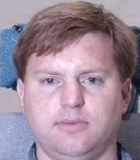
#> input picture CHAPTER3_Filter_Algorithms/3-1 Convolution_Example/006_01_01_051_08.png, 140 x 160 px, found by its file name
$ python 3-1_Convolution_Example.py
#> lines starting #> are read from the running program, lines starting #| are printed output that depends on the picture; after the words box and inside, x2 and y2 are one past the last pixel; in counts of white or black regions, pixels touching at a corner belong together; long printed decimals are rounded
import cv2
import os
import numpy as np

KERNAL_SIZE = 3
STRIDE = 1
PADDING =  (KERNAL_SIZE - STRIDE)/2
PADDING = int(PADDING)
img = cv2.imread('C:\\Users\\ptthi\\OneDrive\\Desktop\\PRACTICE_ON_COMPUTER_VISION\\CHAPTER3_Filter_Algorithms\\3-1 Convolution_Example\\006_01_01_051_08.png')
#> img is the input picture: shape (160, 140, 3); mean B, G, R 150.2, 135.5, 155.5
img = cv2.resize(img,(28,32))
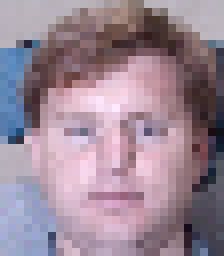
#> img: shape (32, 28, 3) (shown 8 times larger); mean B, G, R 149.6, 135, 154.9
img = cv2.cvtColor(img,cv2.COLOR_RGB2GRAY)
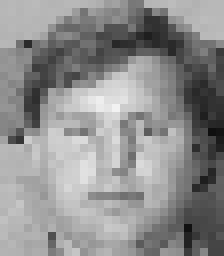
#> img: shape (32, 28) (shown 8 times larger); min 15, max 242, mean 141.6
# [7 lines of commented-out code are left out]
Conv_Filter = np.array([[0, -1, 0],
                   [-1, 5, -1],
                   [0, -1, 0]])
#print(Conv_Filter)
img_F = img
if (PADDING % 1) == 0:
    img_F = np.pad(img_F,((PADDING,PADDING),(PADDING,PADDING)),'constant')
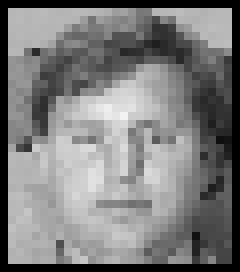
#> img_F: shape (34, 30) (shown 8 times larger); min 0, max 242, mean 124.4
else:
    img_F = np.pad(img_F,((PADDING*2,PADDING*2),(0,0)),'constant')
[H,W]=np.shape(img_F)
#> H = 34; W = 30

new_feature = np.zeros((int((H-KERNAL_SIZE)/STRIDE)+1,int((W-KERNAL_SIZE)/STRIDE)+1))

for h in range(int((H-KERNAL_SIZE)/STRIDE)+1):
    for w in range(int((W-KERNAL_SIZE)/STRIDE)+1):
        aa = (img_F[h*STRIDE:h*STRIDE + (KERNAL_SIZE), w*STRIDE:w*STRIDE + (KERNAL_SIZE)]*Conv_Filter)
        #print(aa)
        new_feature[h,w] = np.sum(aa)

        img_S = img_F.astype(np.uint8)
        img_new = new_feature.astype(np.uint8)

        cv2.rectangle(img_S, (int(w*STRIDE), int(h*STRIDE)), (int((w*STRIDE + KERNAL_SIZE)), int((h*STRIDE + KERNAL_SIZE))), (255, 0, 0), 1)
        # cv2.rectangle(img_S, (int(w+STRIDE-1), int(h+STRIDE-1)), (int((w+STRIDE-1 + KERNAL_SIZE)), int((h+STRIDE-1 + KERNAL_SIZE))), (255, 0, 0), 1)
        cv2.namedWindow('Conv_process', cv2.WINDOW_NORMAL)
        cv2.resizeWindow("Conv_process", 300, 300)
        cv2.imshow('Conv_process',img_S)

        cv2.namedWindow('Conv_result', cv2.WINDOW_NORMAL)
        cv2.resizeWindow("Conv_result", 300, 300)
        cv2.imshow('Conv_result',img_new)
        cv2.waitKey(1)
#> this loop made 32 passes
#> pass 1, `cv2.imshow('Conv_result',img_new)`:
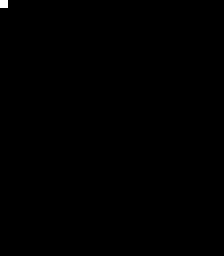
#> window 'Conv_result': shape (32, 28) (shown 8 times larger); values 0 (black) and 31 (white), 0.11% white in thin lines or dots, all inside (x1, y1, x2, y2) = (0, 0, 1, 1)
#> pass 1, `cv2.imshow('Conv_process',img_S)`:
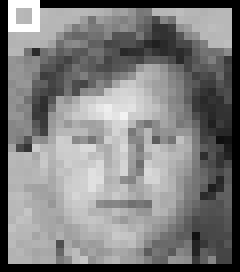
#> window 'Conv_process': shape (34, 30) (shown 8 times larger); min 0, max 255, mean 126
#> after the loop:
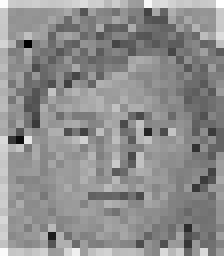
#> new_feature: shape (32, 28) float64 (shown 8 times larger); min -331, max 552, mean 160.8; drawn with min black and max white

#img_new = pooling(img_new, 3, 1, 'average')
img_new = img_new.astype(np.uint8)
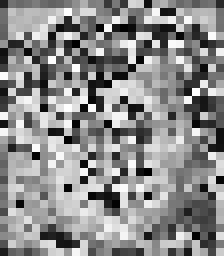
#> img_new: shape (32, 28) (shown 8 times larger); min 0, max 255, mean 138.8
Conv_Img = img_new
cv2.namedWindow('Convresult', cv2.WINDOW_NORMAL)
cv2.resizeWindow("Convresult", 300, 300)
cv2.imshow('Convresult',Conv_Img)
cv2.waitKey(0)
imgd = np.reshape(img, np.size(img))
#> imgd = 896 values, max 242 at index 378, min 15 at index 474, mean 141.6
convimgd = np.reshape(Conv_Img, np.size(Conv_Img))
#> convimgd = 896 values, max 255 at index 372, min 0 at index 484, mean 138.8
print(convimgd.shape)
#| (896,)
print(imgd.shape)
#| (896,)
Diff = np.sum(abs((imgd)/ np.linalg.norm((imgd)) - (convimgd)/ np.linalg.norm(convimgd)))
#> Diff = 10.48
PercnetageDiff = Diff / np.sum((imgd)/ np.linalg.norm(imgd))*100
#> PercnetageDiff = 37.12
print('The information loss using %dx%d convolution kernel is %.6f%%\n\n' %(KERNAL_SIZE,KERNAL_SIZE,PercnetageDiff))
#| The information loss using 3x3 convolution kernel is 37.118%
